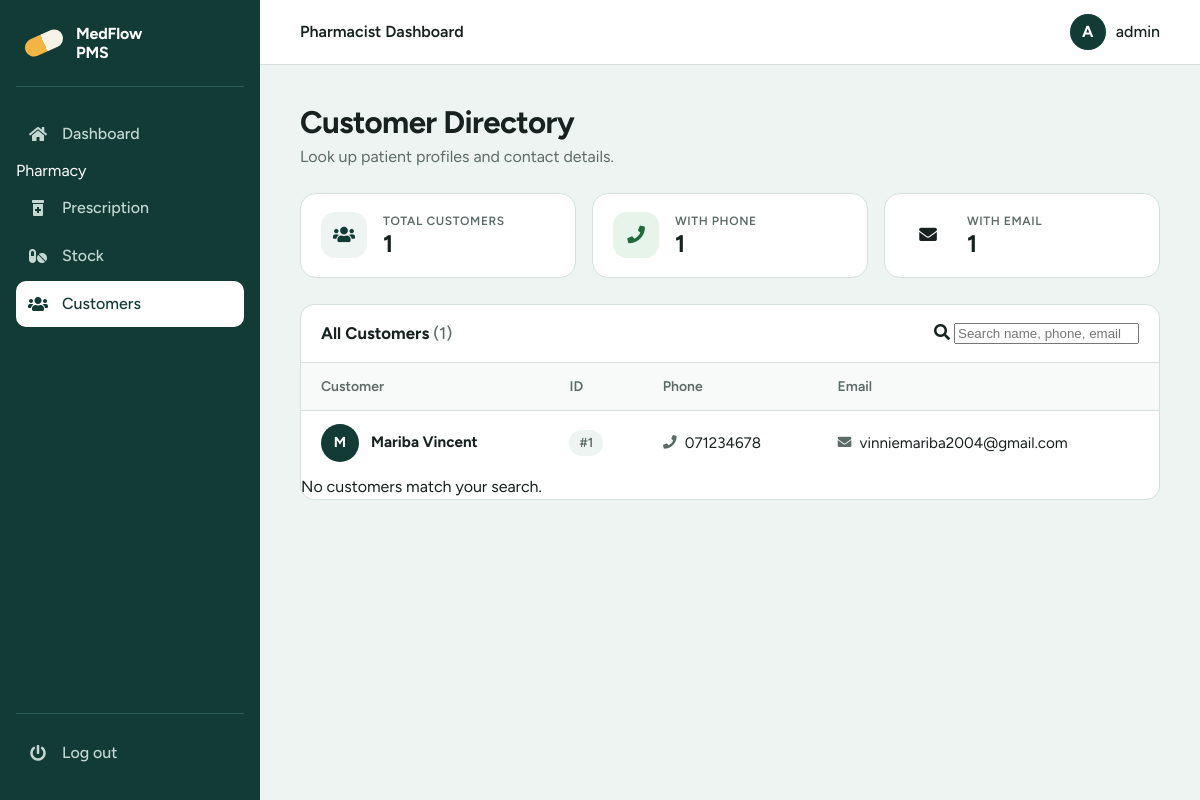
The app's page /pharmacist/pharmacist_customers.php (signed in) with its own data.
### tables this page shows
CREATE TABLE `customers` (
  `customer_id` int(11) NOT NULL,
  `first_name` varchar(50) NOT NULL,
  `last_name` varchar(50) NOT NULL,
  `phone` varchar(20) DEFAULT NULL,
  `email` varchar(100) DEFAULT NULL,
  `address` text DEFAULT NULL,
  `created_at` timestamp NULL DEFAULT current_timestamp()
);

### pharmacist/pharmacist_customers.php (the view, shortened to what this page needs)
<?php
include_once('../connect_db.php');
function h($v) { return htmlspecialchars((string) $v, ENT_QUOTES, 'UTF-8'); }
function initial($s) { $c = strtoupper(substr(trim((string) $s), 0, 1)); return $c !== '' ? $c : '?'; }
$rows = [];
try {
    $rows = $con->query("SELECT * FROM customers ORDER BY customer_id DESC")->fetchAll(PDO::FETCH_ASSOC);
} catch (PDOException $e) {
    error_log("Load customers failed: " . $e->getMessage());
    $message1 = "Could not load the customer list.";
}
$with_phone = 0;
$with_email = 0;
foreach ($rows as $r) {
    if (trim((string) ($r['phone'] ?? '')) !== '') { $with_phone++; }
    if (trim((string) ($r['email'] ?? '')) !== '') { $with_email++; }
}
include '../includes/head.php';
?>
<?php
include '../includes/sidebar_pharmacist.php';
include '../includes/header.php';
?>
<main class="main">
    <div class="page-head">
      <h1>Customer Directory</h1>
      <p>Look up patient profiles and contact details.</p>
    </div>
    <section class="stats">
      <div class="stat">
        <span class="stat-icon"><i class="fas fa-users"></i></span>
        <div>
          <div class="stat-label">Total Customers</div>
          <div class="stat-value"><?php echo number_format(count($rows)); ?></div>
        </div>
      </div>
      <div class="stat">
        <span class="stat-icon stat-icon--green"><i class="fas fa-phone"></i></span>
        <div>
          <div class="stat-label">With Phone</div>
          <div class="stat-value"><?php echo number_format($with_phone); ?></div>
        </div>
      </div>
      <div class="stat">
        <span class="stat-icon stat-icon--amber"><i class="fas fa-envelope"></i></span>
        <div>
          <div class="stat-label">With Email</div>
          <div class="stat-value"><?php echo number_format($with_email); ?></div>
        </div>
      </div>
    </section>
    <section class="card">
      <div class="card-head">
        <h2>All Customers <span class="count">(<?php echo count($rows); ?>)</span></h2>
        <?php if (count($rows) > 0): ?>
        <div class="search">
          <i class="fas fa-search" aria-hidden="true"></i>
          <input type="search" id="filter" placeholder="Search name, phone, email, ID..." aria-label="Search customers">
        </div>
        <?php endif; ?>
      </div>
      <?php if (count($rows) === 0): ?>
        <div class="empty">
          <i class="fas fa-user-friends"></i>
          <p>No customers found yet.</p>
        </div>
      <?php else: ?>
      <div class="table-wrap">
        <table id="custTable">
          <thead>
            <tr>
              <th>Customer</th>
              <th>ID</th>
              <th>Phone</th>
              <th>Email</th>
            </tr>
          </thead>
          <tbody>
          <?php foreach ($rows as $row):
              $full  = trim(($row['first_name'] ?? '') . ' ' . ($row['last_name'] ?? ''));
              $phone = trim((string) ($row['phone'] ?? ''));
              $email = trim((string) ($row['email'] ?? ''));
          ?>
            <tr>
              <td>
                <div class="person">
                  <span class="mini-avatar" aria-hidden="true"><?php echo h(initial($row['first_name'] ?? '')); ?></span>
                  <strong><?php echo h($full !== '' ? $full : 'Unnamed'); ?></strong>
                </div>
              </td>
              <td><span class="pill">#<?php echo h($row['customer_id']); ?></span></td>
              <td>
                <?php if ($phone !== ''): ?>
                  <a class="contact" href="tel:<?php echo h(preg_replace('/[^0-9+]/', '', $phone)); ?>"><i class="fas fa-phone"></i><?php echo h($phone); ?></a>
                <?php else: ?><span class="none">&mdash;</span><?php endif; ?>
              </td>
              <td>
                <?php if ($email !== ''): ?>
                  <a class="contact" href="mailto:<?php echo h($email); ?>"><i class="fas fa-envelope"></i><?php echo h($email); ?></a>
                <?php else: ?><span class="none">&mdash;</span><?php endif; ?>
              </td>
            </tr>
          <?php endforeach; ?>
          </tbody>
        </table>
      </div>
      <div class="no-match" id="noMatch">No customers match your search.</div>
      <?php endif; ?>
    </section>
</main>
<?php include '../includes/footer.php'; ?>

### includes/head.php (style rules this page uses)
:root { --pine: #123b36; --pine-soft: #1c524b; --pine-line: #2a5f57; --amber: #f2b544; --mist: #eef4f1; --paper: #ffffff; --ink: #17211f; --ink-soft: #5b6b67; --line: #d5e0dc; --danger: #b3261e; --danger-bg: #fdecea; --ok: #1e6b3a; --ok-bg: #e6f4ea; --radius: 10px; --sidebar: 260px; --font: "Figtree", system-ui, -apple-system, sans-serif; }
*, *::before, *::after { box-sizing: border-box; }
html { -webkit-text-size-adjust: 100%; }
body { margin: 0; font-family: var(--font); font-size: 16px; line-height: 1.5; color: var(--ink); background: var(--mist); }
a { color: inherit; text-decoration: none; }
.main { margin-left: var(--sidebar); padding: 40px; max-width: 1200px; }
.main h1 { margin: 0 0 6px; font-size: clamp(1.6rem, 2.6vw, 2.2rem); line-height: 1.15; letter-spacing: -0.02em; }
.card { background: var(--paper); border: 1px solid var(--line); border-radius: 14px; overflow: hidden; }
.card-head { display: flex; align-items: center; justify-content: space-between; gap: 16px; flex-wrap: wrap; padding: 16px 20px; border-bottom: 1px solid var(--line); }
.card-head h2 { margin: 0; font-size: 1.05rem; }
.count { color: var(--ink-soft); font-weight: 500; }
.table-wrap { overflow-x: auto; }
table { width: 100%; border-collapse: collapse; font-size: 0.95rem; }
th, td { padding: 13px 20px; text-align: left; white-space: nowrap; }
th { font-size: 0.875rem; font-weight: 600; color: var(--ink-soft); background: #f7faf9; border-bottom: 1px solid var(--line); }
td { border-bottom: 1px solid #e6eeeb; }
tbody tr:last-child td { border-bottom: 0; }

### pharmacist/pharmacist_customers.php (style rules this page uses)
.page-head { margin-bottom:24px; }
.page-head h1 { margin:0 0 4px; font-size:clamp(1.6rem,2.6vw,2.1rem); line-height:1.15; letter-spacing:-.02em; }
.page-head p { margin:0; color:var(--ink-soft); }
.stats { display:grid; grid-template-columns:repeat(auto-fit,minmax(210px,1fr)); gap:16px; margin-bottom:26px; }
.stat { display:flex; align-items:center; gap:16px; padding:18px 20px; background:var(--paper); border:1px solid var(--line); border-radius:16px; }
.stat-icon { flex:none; display:grid; place-items:center; width:46px; height:46px; border-radius:14px; background:var(--mist); color:var(--pine); font-size:1.1rem; }
.stat-icon--amber { background:var(--warn-bg); color:var(--warn); }
.stat-icon--green { background:var(--ok-bg); color:var(--ok); }
.stat-label { font-size:.75rem; font-weight:600; letter-spacing:.05em; text-transform:uppercase; color:var(--ink-soft); }
.stat-value { font-size:1.5rem; font-weight:700; line-height:1.2; }
.person { display:flex; align-items:center; gap:12px; }
.mini-avatar { flex:none; display:grid; place-items:center; width:38px; height:38px; border-radius:50%; background:var(--pine); color:#fff; font-weight:700; font-size:.9rem; }
.contact { display:inline-flex; align-items:center; gap:8px; color:var(--ink); }
.contact i { color:var(--ink-soft); font-size:.85rem; width:14px; text-align:center; }
.pill { display:inline-block; padding:3px 10px; border-radius:999px; background:var(--mist); font-size:.82rem; font-weight:600; color:var(--ink-soft); }

### records on screen
customers: first_name "M", first_name+last_name "Mariba Vincent", customer_id "1", phone "071234678", email "vinniemariba2004@gmail.com"

### other values on screen
$topbar_title "Pharmacist Dashboard"
substr($user, 0, 1) "A"
$user "admin"
count($rows) "1"
$with_phone "1"
$with_email "1"
